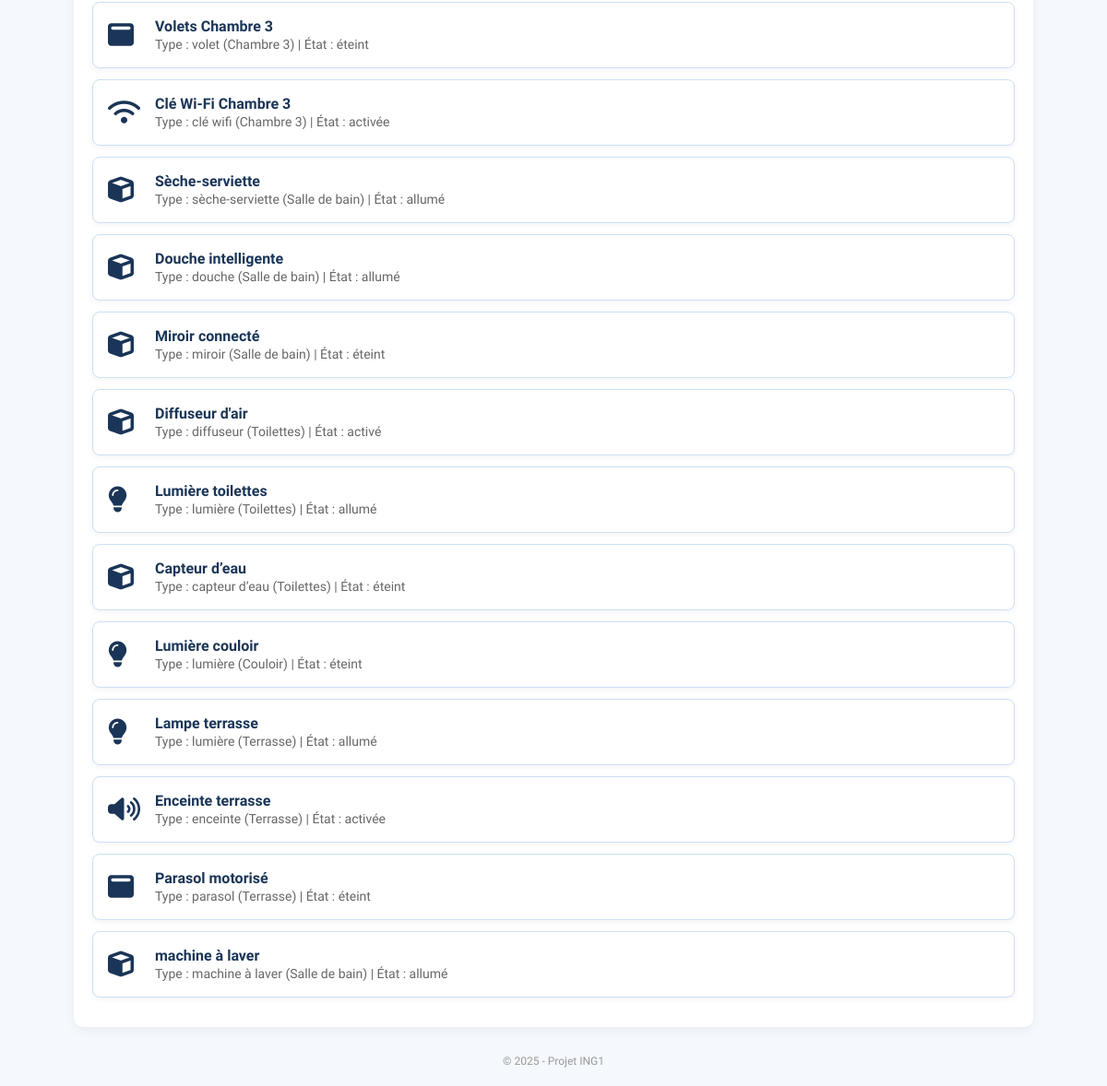
The app's page / (lower part), older data.
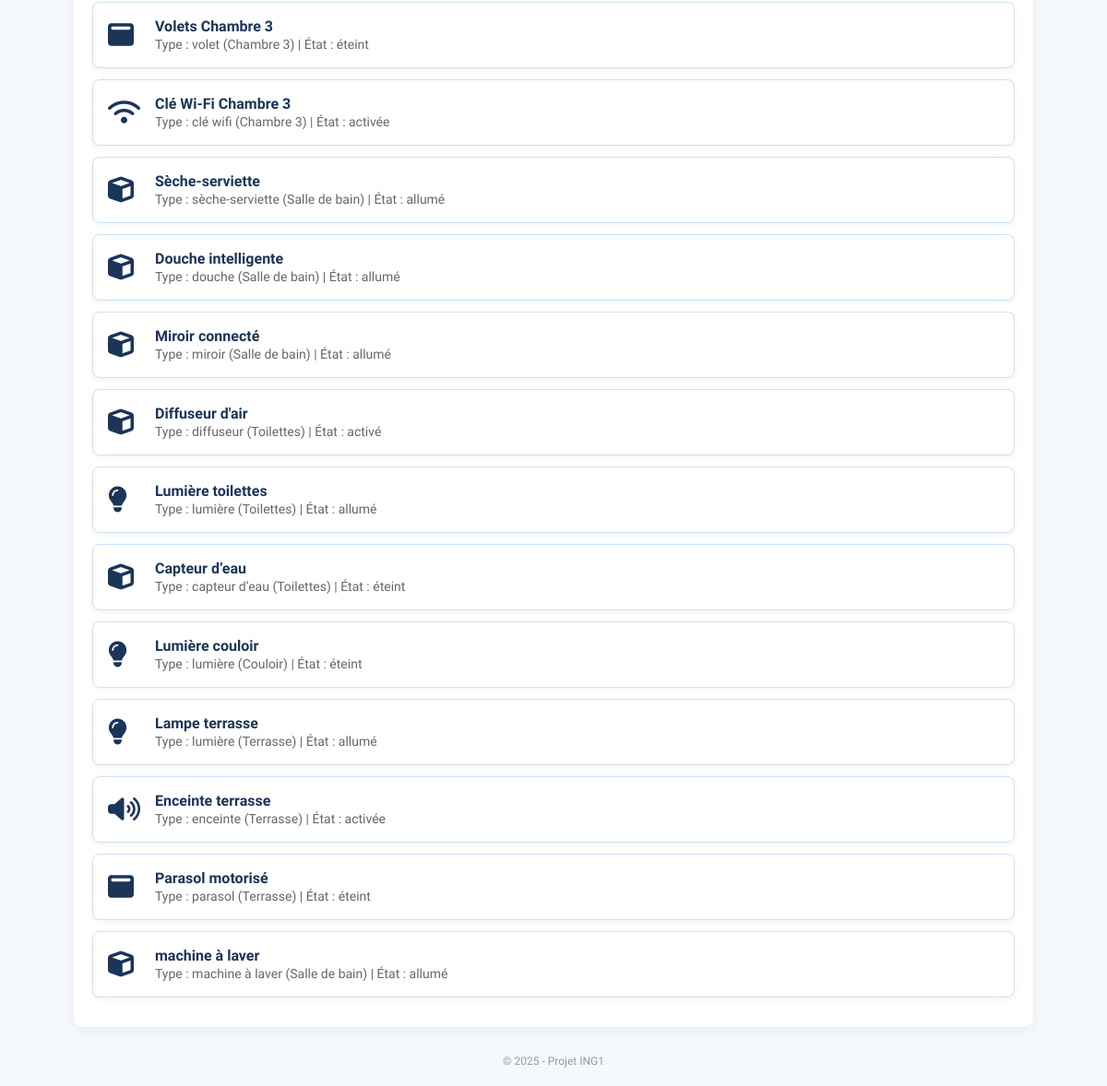
The same page, newer data.
### objets/models.py (models this page shows, shortened)
class ObjetConnecte(models.Model):
    nom = models.CharField(max_length=100)
    type_objet = models.CharField(max_length=100)
    etat = models.CharField(max_length=100, default="éteint")
    piece = models.ForeignKey(Piece, related_name="objets", on_delete=models.CASCADE)
    intensite = models.PositiveIntegerField(null=True, blank=True)  # lumière
    couleur = models.CharField(max_length=20, null=True, blank=True)
    volume = models.PositiveIntegerField(null=True, blank=True)  # enceinte
    musique = models.CharField(max_length=100, null=True, blank=True)
    temperature = models.FloatField(null=True, blank=True)  # thermostat, sèche-serviette
    mode = models.CharField(max_length=50, null=True, blank=True)  # thermostat, lit
    position = models.CharField(max_length=20, null=True, blank=True)  # volet, parasol, lit
    consommation_eau = models.FloatField(null=True, blank=True)  # capteur d'eau
    restreint_enfant = models.BooleanField(default=False)
    controle_parent_uniquement = models.BooleanField(default=False)
    date_derniere_interaction = models.DateTimeField(null=True, blank=True)

class Piece(models.Model):
    nom = models.CharField(max_length=100)

### objets/views.py (the view)
# urls.py: path('', accueil_view, name='accueil'),
def accueil_view(request):
    objets = ObjetConnecte.objects.all()
    nom_recherche = request.GET.get('recherche')
    type_filtre = request.GET.get('type')
    if nom_recherche:
        objets = objets.filter(nom__icontains=nom_recherche)
    if type_filtre:
        objets = objets.filter(type_objet=type_filtre)
    types_disponibles = ObjetConnecte.objects.values_list('type_objet', flat=True).distinct()
    return render(request, 'accueil.html', {
        'objets': objets,
        'types': types_disponibles
    })

### templates/accueil.html (shortened to what this page needs)
{% extends 'base.html' %}
{% block content %}
  {% if objets %}
    {% for objet in objets %}
      <div class="objet-card">
        <i class="objet-icon
          {% if objet.type_objet == 'lumière' %}fas fa-lightbulb
          {% elif objet.type_objet == 'téléviseur' %}fas fa-tv
          {% elif objet.type_objet == 'enceinte' %}fas fa-volume-up
          {% elif objet.type_objet == 'thermostat' %}fas fa-thermometer-half
          {% elif objet.type_objet == 'clé wifi' %}fas fa-wifi
          {% elif objet.type_objet == 'détecteur de fumée' %}fas fa-fire-alt
          {% elif objet.type_objet == 'store' or objet.type_objet == 'parasol' or objet.type_objet == 'volet' %}fas fa-window-maximize
          {% else %}fas fa-cube{% endif %}
        "></i>
        <div class="objet-info">
          <h4>{{ objet.nom }}</h4>
          <span>Type : {{ objet.type_objet }} ({{ objet.piece.nom }}){% if objet.etat %} | État : {{ objet.etat }}{% endif %}</span>
        </div>
      </div>
    {% endfor %}
  {% else %}
    <p>Aucun objet trouvé pour cette recherche.</p>
  {% endif %}
{% endblock %}

Row changes from the older to the newer data that the page shows:
changed ObjetConnecte "Miroir connecté": etat "éteint" → "allumé"
